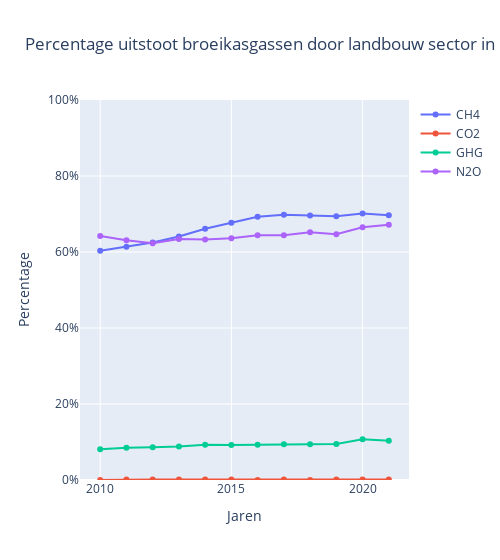
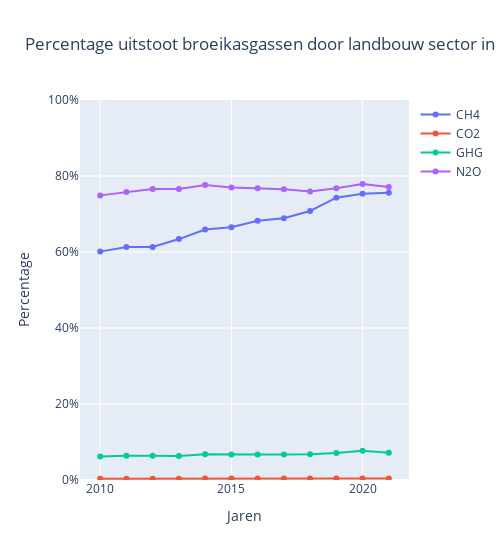

These figures' notebook cell, in order:
### Markdown cell above
Hieronder zijn grafieken te zien van Nederland en Duitsland en de geobserveerde hoeveelheid gassen in de agricultuur sector procentueel vergeleken met de doelstellingen van het Kyotoprotocol en de United Nations Framework Convention on Climate Change (UNFCCC). Hierin is te zien dat Duitsland momenteel meer uitstoot dan Nederland. Voornamelijk methaan (CH4), ammoniak (NH3) en lachgas (N2O) zijn belangrijke stoffen om te vergelijken binnen de uitgestoten stoffen in de agricultuur sector. Deze stoffen worden uitgescheden door koeien en varkens. <br>
In deze grafiek is te zien dat Nederland het iets beter doet dan Duitsland. Als we kijken naar de meest recente cijfers is te zien dat de uitstoot van CH4 gassen hoger ligt in Duitsland en N2O lager ligt. Deze getallen duiden aan dat over de algehele landbouw Nederland het relatief beter doet met de uitstoten lager te houden.

### Code cell
# grafiek van dataset 4 proposal 

emmissions_agri_eu = pd.read_csv('datasets/eu_emmission_agri.csv')

# print(emmissions_agri_eu['geo'].unique())
# NL, DE, BE, FR

# print(emmissions_agri_eu['airpol'].unique())
# ['CH4' 'CH4_CO2E' 'CO2' 'GHG' 'N2O' 'N2O_CO2E']

# geo, airpol, TIME_PERIOD, OBS_VALUE

selected_air_pollutants = ['CH4', 'CO2', 'GHG', 'N2O']
geo_tags = ['NL', 'DE']

for country in geo_tags:
    country_data = emmissions_agri_eu[emmissions_agri_eu['geo'] == country]

    data = []

    for air_pollutant in selected_air_pollutants:
        air_pollutant_data = country_data[country_data['airpol']== air_pollutant]
        trace = go.Scatter(
            x=air_pollutant_data['TIME_PERIOD'],
            y=air_pollutant_data['OBS_VALUE']/100,
            name=air_pollutant
        )
        data.append(trace)


    layout = go.Layout(
        width=500,
        title=f'Percentage uitstoot broeikasgassen door landbouw sector in {country}',
        xaxis=go.layout.XAxis(
            title='Jaren',
        ),
        yaxis=go.layout.YAxis(
            title='Percentage',
            tickformat=',.0%',
            range=[0,1]
        )
    )

    obs_values = go.Figure(data=data,layout=layout)
    obs_values.show()

# of is het misschien beter om grafieken te maken per broeikasgas en dan nederland en duitsland vergelijken?
# dan heb je dus wel meteen vier grafieken..
# en waarom zouden we vergelijken?

#code om per broeikasgas line plot van land te hebben: 

# from plotly.subplots import make_subplots 

# selected_air_pollutants = ['CH4', 'CO2', 'GHG', 'N2O']
# geo_tags = ['NL', 'DE']

# fig = make_subplots(rows=len(selected_air_pollutants), cols=1, subplot_titles=selected_air_pollutants)

# for country in geo_tags:
#     country_data = emmissions_agri_eu[emmissions_agri_eu['geo'] == country]
#     row = 1

#     for air_pollutant in selected_air_pollutants:
#         air_pollutant_data = country_data[country_data['airpol'] == air_pollutant]
#         trace = go.Scatter(
#             x=air_pollutant_data['TIME_PERIOD'],
#             y=air_pollutant_data['OBS_VALUE'],
#             name=f'{country} - {air_pollutant}'
#         )
#         fig.add_trace(trace, row=row, col=1)
#         row += 1

# fig.update_layout(
#     title=f'Percentage uitstoot broeikasgassen door landbouw sector',
#     height=600,
# )

# fig.update_xaxes(title_text='Jaren', row=len(selected_air_pollutants), col=1)
# fig.update_yaxes(title_text='Percentage', tickformat=',.0%', row=len(selected_air_pollutants), col=1)

# fig.show()

### Figure 1 — Plotly figure (JSON) as saved in the notebook; plotly's stock layout.template omitted (floating-point values rounded to 4 significant figures)
{"data": [{"name": "CH4", "type": "scatter", "x": [2010, 2011, 2012, 2013, 2014, 2015, 2016, 2017, 2018, 2019, 2020, 2021], "y": [0.603, 0.614, 0.625, 0.641, 0.661, 0.677, 0.693, 0.698, 0.696, 0.694, 0.701, 0.697]}, {"name": "CO2", "type": "scatter", "x": [2010, 2011, 2012, 2013, 2014, 2015, 2016, 2017, 2018, 2019, 2020, 2021], "y": [0, 0.001, 0.001, 0.001, 0.001, 0.001, 0, 0.001, 0, 0.001, 0.001, 0.001]}, {"name": "GHG", "type": "scatter", "x": [2010, 2011, 2012, 2013, 2014, 2015, 2016, 2017, 2018, 2019, 2020, 2021], "y": [0.081, 0.085, 0.086, 0.088, 0.093, 0.092, 0.093, 0.094, 0.094, 0.095, 0.107, 0.103]}, {"name": "N2O", "type": "scatter", "x": [2010, 2011, 2012, 2013, 2014, 2015, 2016, 2017, 2018, 2019, 2020, 2021], "y": [0.642, 0.631, 0.623, 0.634, 0.633, 0.636, 0.644, 0.644, 0.652, 0.647, 0.665, 0.672]}], "layout": {"title": {"text": "Percentage uitstoot broeikasgassen door landbouw sector in NL"}, "width": 500, "xaxis": {"title": {"text": "Jaren"}}, "yaxis": {"range": [0, 1], "tickformat": ",.0%", "title": {"text": "Percentage"}}}}

### Figure 2 — Plotly figure (JSON) as saved in the notebook; plotly's stock layout.template omitted (floating-point values rounded to 4 significant figures)
{"data": [{"name": "CH4", "type": "scatter", "x": [2010, 2011, 2012, 2013, 2014, 2015, 2016, 2017, 2018, 2019, 2020, 2021], "y": [0.601, 0.613, 0.613, 0.634, 0.659, 0.665, 0.682, 0.689, 0.708, 0.743, 0.753, 0.756]}, {"name": "CO2", "type": "scatter", "x": [2010, 2011, 2012, 2013, 2014, 2015, 2016, 2017, 2018, 2019, 2020, 2021], "y": [0.003, 0.003, 0.003, 0.003, 0.004, 0.004, 0.004, 0.004, 0.004, 0.004, 0.004, 0.004]}, {"name": "GHG", "type": "scatter", "x": [2010, 2011, 2012, 2013, 2014, 2015, 2016, 2017, 2018, 2019, 2020, 2021], "y": [0.062, 0.064, 0.064, 0.063, 0.068, 0.067, 0.067, 0.067, 0.068, 0.071, 0.077, 0.072]}, {"name": "N2O", "type": "scatter", "x": [2010, 2011, 2012, 2013, 2014, 2015, 2016, 2017, 2018, 2019, 2020, 2021], "y": [0.749, 0.758, 0.766, 0.766, 0.776, 0.77, 0.768, 0.765, 0.759, 0.768, 0.779, 0.771]}], "layout": {"title": {"text": "Percentage uitstoot broeikasgassen door landbouw sector in DE"}, "width": 500, "xaxis": {"title": {"text": "Jaren"}}, "yaxis": {"range": [0, 1], "tickformat": ",.0%", "title": {"text": "Percentage"}}}}
